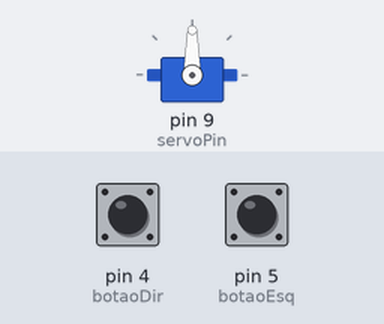
This sketch was run on a simulated Arduino Uno, built with avr-gcc and run on an emulated ATmega328P. Shown: servo. Inputs (shaded band) come from the test bench; at power-on: pin 4 (botaoDir) HIGH, pin 5 (botaoEsq) HIGH.

Above: at 1.2 s.
1.3 s: pin 4 (botaoDir) pulled LOW for 1 s
At 3.4 s:
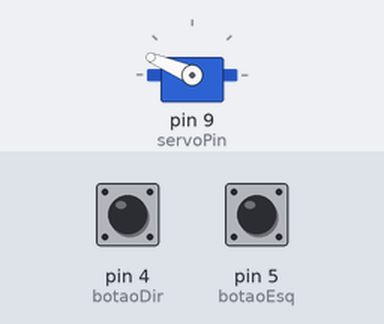
3.8 s: pin 5 (botaoEsq) pulled LOW for 3.2 s
At 7.4 s:
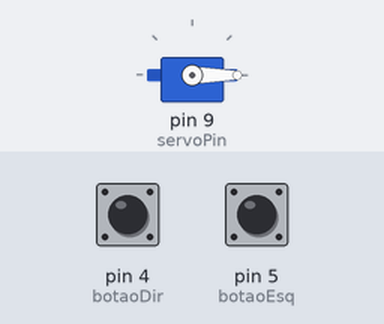
8.5 s: pin 4 (botaoDir) pulled LOW for 3.2 s
At 12.2 s:
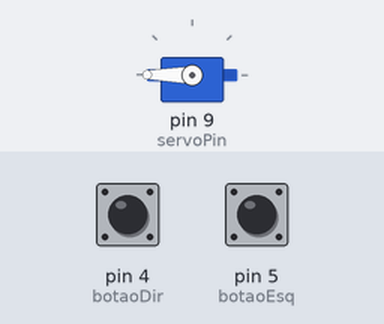
13.2 s: pin 5 (botaoEsq) pulled LOW for 0.15 s
At 14.6 s:
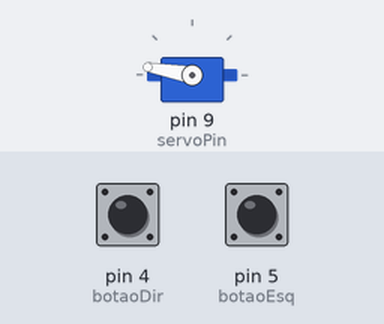
Timing chart, 0 to 15.8 s (numbered marks = the images above; inputs shaded):
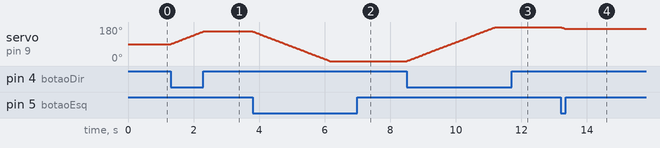

Measured:
- after the input at 1.3 s, servo on pin 9 (servoPin): moves from 90° to 157° over 1.0 s, starting at once
- after the input at 3.8 s, servo on pin 9 (servoPin): moves from 157° to 0° over 2.4 s, starting at once
- after the input at 8.5 s, servo on pin 9 (servoPin): moves from 0° to 180° over 2.7 s, starting at once
- after the input at 13.2 s, servo on pin 9 (servoPin): 180° → 170° at once

The sketch:

Motor2.ino
```cpp
#include <Servo.h>

// Cria o objeto para o servomotor
Servo meuServo;

// Definição dos pinos dos botões e do servo
const int botaoEsq = 5;     // Botão esquerdo no pino 5[cite: 6]
const int botaoDir = 4;     // Botão direito no pino 4[cite: 6]
const int servoPin = 9;     // Sinal do servo no pino 9[cite: 6]

// Posição inicial do servo (centro, em 90 graus)
int angulo = 90;

void setup() {
  // Configura os botões usando pull-up interno (pressionado = LOW)
  pinMode(botaoEsq, INPUT_PULLUP);
  pinMode(botaoDir, INPUT_PULLUP);

  // Anexa o servo ao pino correspondente
  meuServo.attach(servoPin);
  meuServo.write(angulo); // Inicia na posição central
}

void loop() {
  // Lê o estado dos botões
  bool estadoEsq = digitalRead(botaoEsq);
  bool estadoDir = digitalRead(botaoDir);

  // Se o botão esquerdo estiver a ser pressionado E o ângulo for maior que 0
  if (estadoEsq == LOW && estadoDir == HIGH) {
    if (angulo > 0) {
      angulo--;              // Diminui o ângulo gradualmente rumo ao mínimo (0°)
      meuServo.write(angulo);
      delay(15);             // Velocidade do movimento (quanto menor, mais rápido)
    }
  }

  // Se o botão direito estiver a ser pressionado E o ângulo for menor que 180
  else if (estadoEsq == HIGH && estadoDir == LOW) {
    if (angulo < 180) {
      angulo++;              // Aumenta o ângulo gradualmente rumo ao máximo (180°)
      meuServo.write(angulo);
      delay(15);             // Velocidade do movimento
    }
  }
}
```
